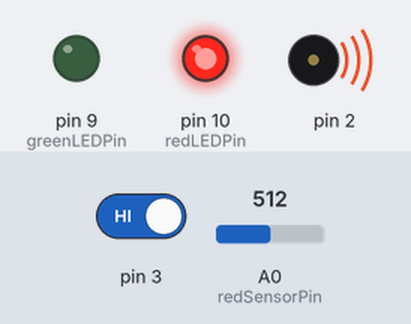
Bench run of a sketch on a simulated Arduino Uno, built with avr-gcc and run on an emulated ATmega328P. On the bench: output pins drawn as LEDs (lit = HIGH), buzzer (waves = sounding). The test bench sets the inputs (shaded band); at power-on: pin 3 HIGH, A0 (redSensorPin) = 512.

Above: at 1.2 s.
1.3 s: pin 3 driven LOW
At 2.6 s:
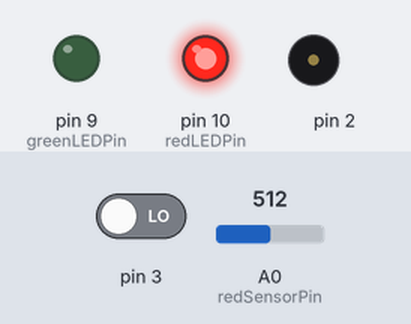
4.3 s: A0 (redSensorPin) set to 467
At 5.4 s:
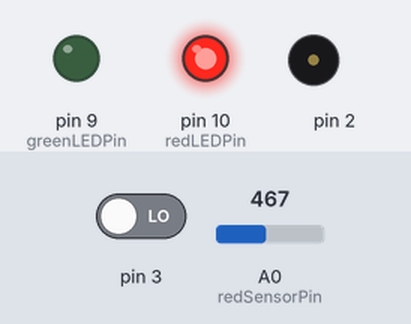
6.8 s: A0 (redSensorPin) set to 435
At 7.7 s:
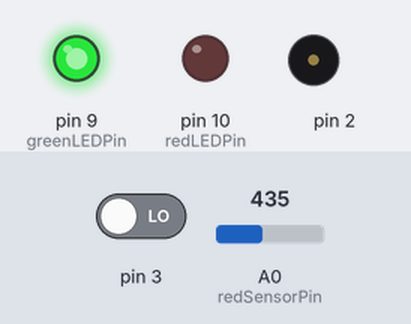
Timing chart, 0 to 8.9 s (numbered marks = the images above; inputs shaded):
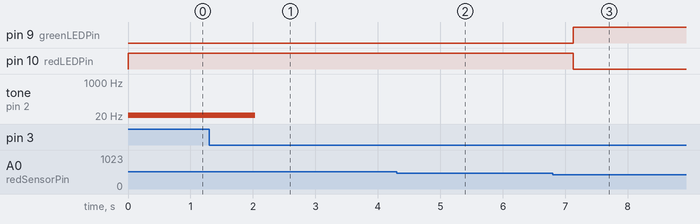

The sketch:

Mr._Jellybot.ino
```cpp
/*
 Camryn Lewis Final Project Apr 2019
 with snippets of code from:

 Project 4 - Color Mixing Lamp
 created by Scott Fitzgerald 13 Sep 2012
 modified by Federico Vanzati 14 Nov 2012

 The Cat's Meow
 created by Jeff Highsmith
 http://www.jeffhighsmith.com/the-cats-meow/
*/

// EYES
const int greenLEDPin = 9;
const int redLEDPin = 10;
const int redSensorPin = A0;
int redSensorValue = 0;
int initialRedSensorValue=450;
void setup() {
 // initialize serial communications at 9600 bps:
 Serial.begin(9600);
 pinMode(greenLEDPin, OUTPUT);
 digitalWrite(greenLEDPin, LOW);
 pinMode(redLEDPin, OUTPUT);
 digitalWrite(redLEDPin, HIGH);
}
void loop() {
 // read the value from the phototransistor:
 redSensorValue = analogRead(redSensorPin);
 if(redSensorValue < initialRedSensorValue){
 digitalWrite(redLEDPin, LOW);
 digitalWrite(greenLEDPin, HIGH);
 }else{
 digitalWrite(redLEDPin, HIGH);
 digitalWrite(greenLEDPin, LOW);
 }

// SOUND
int switchState=0;
pinMode(2,OUTPUT);
pinMode(3,INPUT);
switchState=digitalRead(3);
if (switchState==LOW) {
 int i=60;
 while(i < 1500) {
 tone(2,i,1);
 delay(1);
 i=(i+2); }
 i=1100;
 tone(2,i,3);
 delay(720);
 i=i-(i/80)+1;
}
else {
 tone(2,22,180);
 delay(1);
}
}
```

Measured:
- the behaviour switches between 450 and 449 on A0 (redSensorPin) (found by bisection; images 2 and 3)
- after the input at 1.3 s, tone on pin 2: 22 Hz → silent after 0.74 s
- after the input at 4.3 s, tone on pin 2: stays silent (without the input it goes to 1430 Hz after 0.61 s)
